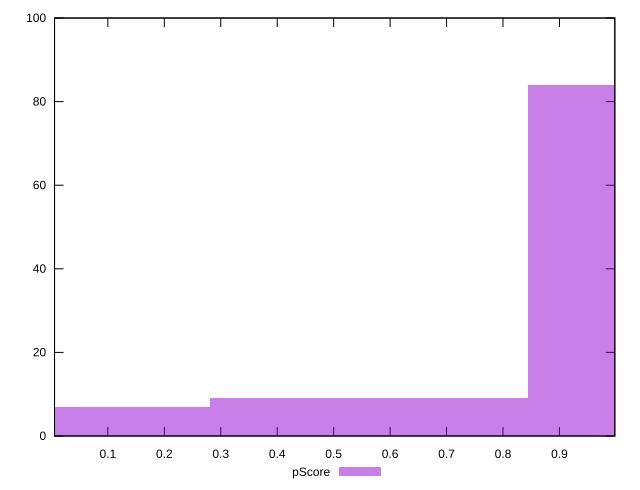

This figure's gnuplot source:
reset

$pScore <<EOF
0 7
1.1256339451433226 84
0.5628169725716613 9
EOF

set key outside below
set boxwidth 0.5628169725716613
set xrange [0.00551954327438392:0.9981073663439382]
set yrange [0:100]
set trange [0:100]
set style fill transparent solid 0.5 noborder
set terminal svg size 640, 490 enhanced background rgb 'white'
set output "report/report_00029_2021-02-24T13-36-40.390Z/largest-contentful-paint/samples/agenda/pScore/histogram.svg"

plot $pScore title "pScore" with boxes

reset
